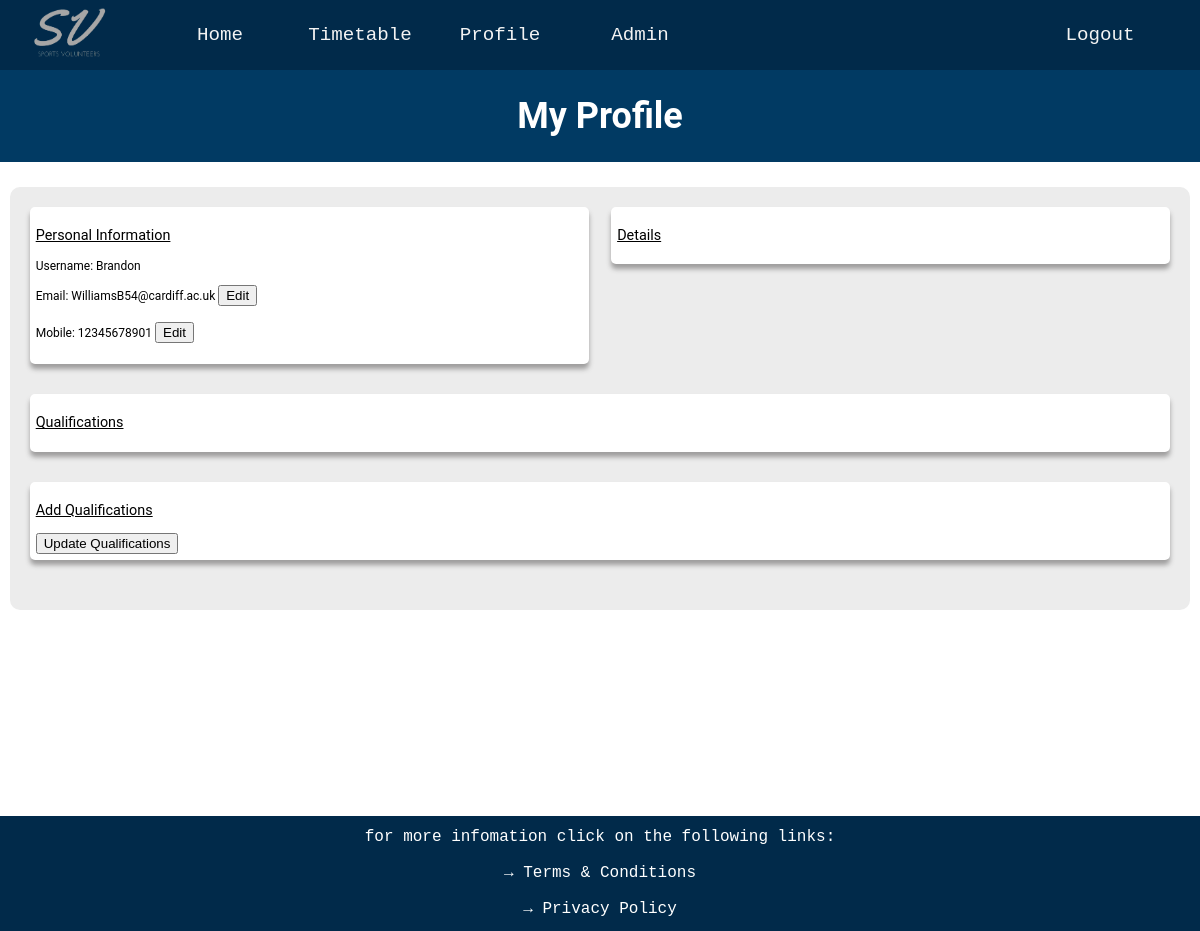
The app's page /profile (signed in), older data.
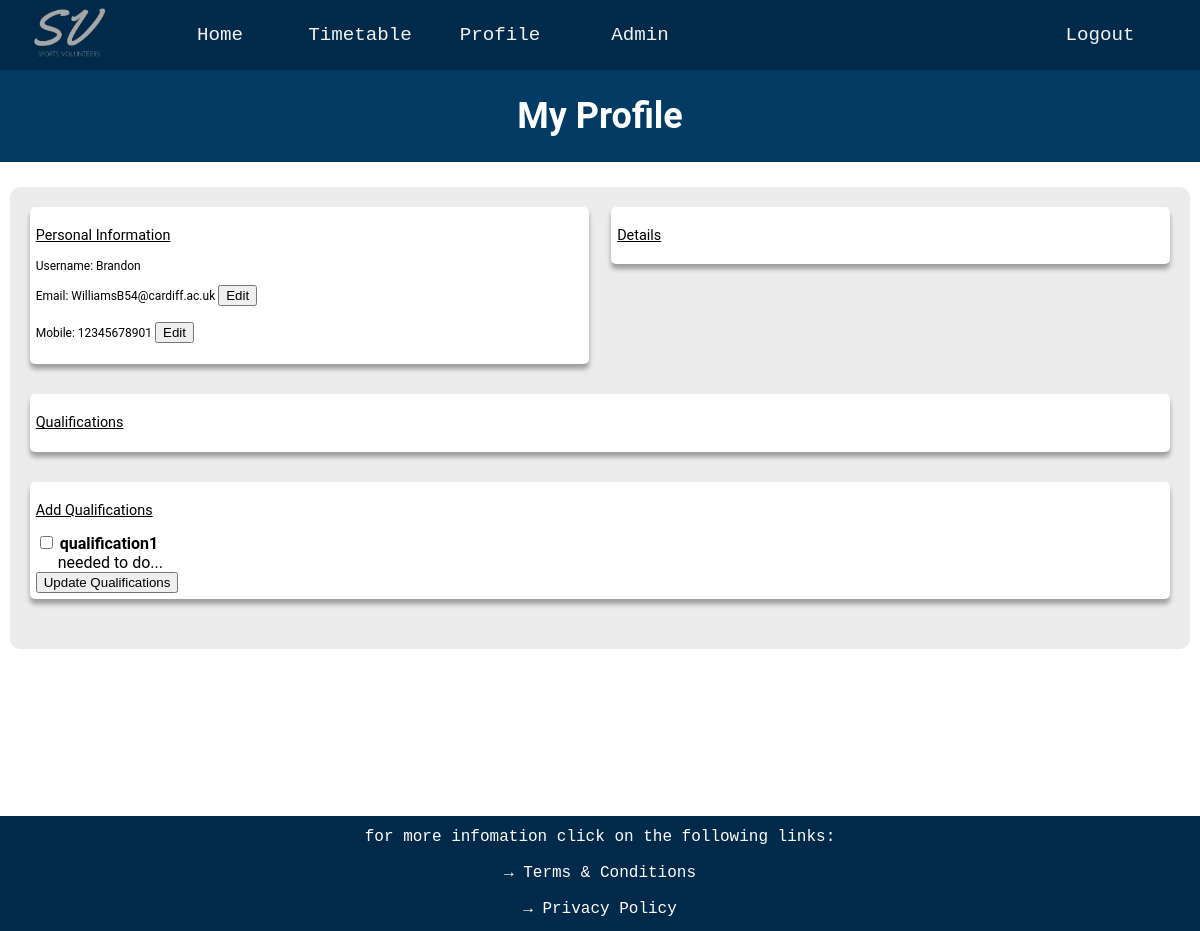
The same page, newer data.
### website/databases.py (models this page shows)
class Qualification(UserMixin, db.Model):
    __tablename__ = 'qualification'
    qualifications_id = db.Column(db.Integer, primary_key=True, autoincrement=True)
    qualification_name = db.Column(db.String(300))
    qualification_description = db.Column(db.String(300))

### website/routes.py (the view, shortened to what this page needs)
@app.route('/profile', methods=['GET', 'POST'])
def profile():
    email_form = emailChangeForm()
    mobile_form = mobileChangeForm()
    remove_email = removeEmail()
    remove_mobile = removeMobile()
    if mobile_form.validate_on_submit() and mobile_form.validate():
        new_mobile = mobile_form.new_mobile.data
        for user in db.session.query(User).filter_by(user_id=current_user.get_id()):
            user.mobile = new_mobile
        db.session.commit()
        return redirect(url_for('profile'))
    if email_form.validate_on_submit() and email_form.validate():
        new_email = email_form.new_email.data
        for user in db.session.query(User).filter_by(user_id=current_user.get_id()):
            user.email = new_email
        db.session.commit()
        return redirect(url_for('profile'))
    if remove_mobile.submit4.data and remove_mobile.validate():
        for user in db.session.query(User).filter_by(user_id=current_user.get_id()):
            user.no_mobile()
        db.session.commit()
        return redirect(url_for('profile'))
    if remove_email.submit3.data and remove_email.validate():
        for user in db.session.query(User).filter_by(user_id=current_user.get_id()):
            user.no_email()
        db.session.commit()
        return redirect(url_for('profile'))
    qualifications = Qualification.query.all()
    return render_template('profile.html', email_form=email_form, mobile_form=mobile_form, remove_mobile=remove_mobile, remove_email=remove_email, qualifications=qualifications, user_qualifications=[q.qualifications_id for q in current_user.qualifications])

### website/forms.py
class emailChangeForm(FlaskForm):
    new_email = StringField('Enter a new email:', validators=[Regexp(regex="[^@]+@[^@]+.[^@]+", message = 'has to be a valid email'), input_required()])
    submit1 = SubmitField('Submit')

class mobileChangeForm(FlaskForm):
    new_mobile = StringField('Enter a new mobile:', validators=[Regexp(regex='^[+-]?[0-9]+$', message = 'only integers allowed'), input_required(), Length(11, 11)])
    submit2 = SubmitField('Submit')

### website/routes.py (called while the page is built)
@lm.user_loader
def load_user(user_id):
    return User.query.get(int(user_id))

### website/templates/profile.html (shortened to what this page needs)
{% extends "layout.html" %}
{% block page_content %}
<div class="p-title-box">
    <h1 class = 'profile-title'>My Profile</h1>
</div>
<div style="background-color: #ececec; border-radius: 10px; padding: 20px; margin: 10px; position: static;">
    <div class="profile-details-box profile-box">
        <p class = "profile-box-title">Details</p>
    </div>
    <div class="profile-personal-box profile-box">
        <p class = "profile-box-title">Personal Information</p>
        <p class = "profile-box-text">Username: {{ current_user.username }}</p>
        <p class = "profile-box-text">
            Email: {{ current_user.email }}
            <button class="Edit" onclick= "editEmails()"> Edit </button>
        </p>
        <p class = "profile-box-text">
            Mobile: {{ current_user.mobile }}
            <button class="Edit" onclick = "editMobile()"> Edit </button>
        </p>
    </div>
    <div class="profile-qualifications-box profile-box">
        <p class="profile-box-title">Qualifications</p>
    </div>
    <div class="profile-qualifications-box profile-box">
        <p class="profile-box-title">Add Qualifications</p>
        <form action="" method="POST">
            {% for qualification in qualifications %}
                <div class="checkbox">
                    <label>
                        <input type="checkbox" name="qualification_ids" value="{{ qualification.qualifications_id }}" {% if qualification.qualifications_id in user_qualifications %} checked {% endif %}>
                        <strong>{{ qualification.qualification_name }}</strong><br>
                        <span style="margin-left: 22px;">{{ qualification.qualification_description }}</span>
                    </label>
                </div>
            {% endfor %}
            <input type="submit" value="Update Qualifications">
        </form>
    </div>
</div>
{% endblock %}

Row changes from the older to the newer data that the page shows:
added Qualification: qualification_name "qualification1", qualification_description "needed to do..."
